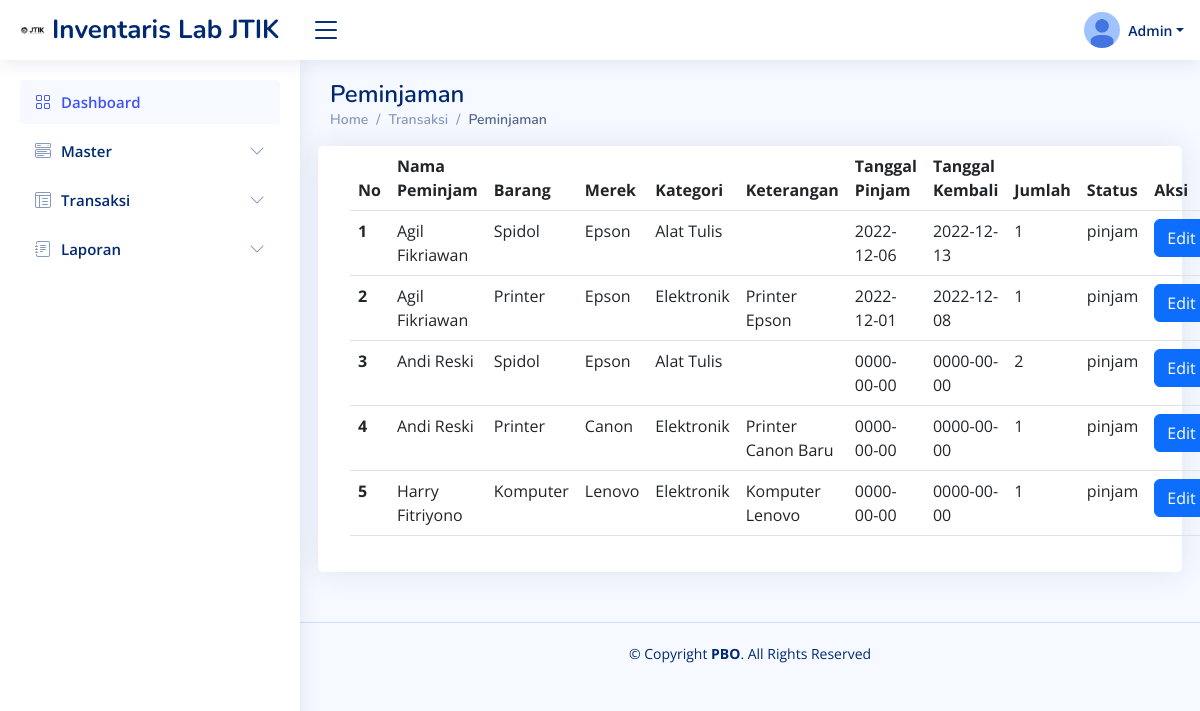
The app's page /pinjam.php (signed in) with its own data.
### tables this page shows
CREATE TABLE `peminjaman` (
  `id_pinjam` int(11) NOT NULL,
  `id_barang` int(11) NOT NULL,
  `id_user` int(11) NOT NULL,
  `tglpinjam` date NOT NULL,
  `tglkembali` date NOT NULL,
  `jumlah` int(11) NOT NULL,
  `status` enum('pinjam','approve','kembali') NOT NULL
);

CREATE TABLE `users` (
  `id_user` int(11) NOT NULL,
  `nama` varchar(128) NOT NULL,
  `hp` varchar(15) NOT NULL,
  `username` varchar(100) NOT NULL,
  `password` varchar(100) NOT NULL,
  `role` enum('admin','user') NOT NULL
);

CREATE TABLE `barang` (
  `id_barang` int(11) NOT NULL,
  `id_merek` int(11) NOT NULL,
  `id_kategori` int(11) NOT NULL,
  `nama_barang` varchar(128) NOT NULL,
  `keterangan` varchar(255) NOT NULL,
  `stok` int(11) NOT NULL
);

CREATE TABLE `merek` (
  `id_merek` int(11) NOT NULL,
  `nama_merek` varchar(128) NOT NULL,
  `keterangan` varchar(255) NOT NULL
);

CREATE TABLE `kategori` (
  `id_kategori` int(11) NOT NULL,
  `nama_kategori` varchar(128) NOT NULL,
  `keterangan` varchar(255) NOT NULL
);

### function.php (called while the page is built, shortened)
<?php
$conn = mysqli_connect('localhost', 'root', '', 'inventarislab');
function select($query) {
    global $conn;
    $result = mysqli_query($conn, $query);
    $rows = [];
    while($row = mysqli_fetch_assoc($result)) {
        $rows[] = $row;
    }
    return $rows;
}
?>

### pinjam.php (the view, shortened to what this page needs)
<?php
  require 'function.php';
  if($_SESSION['role'] == 'admin'){
    $pinjam = select("SELECT a.id_pinjam, a.id_barang, a.id_user, e.nama, b.nama_barang, c.nama_merek,
                    d.nama_kategori, a.tglpinjam, a.tglkembali, a.jumlah, a.status, b.keterangan
                    FROM peminjaman a JOIN barang b ON a.id_barang = b.id_barang
                    JOIN merek c ON b.id_merek = c.id_merek
                    JOIN kategori d ON b.id_kategori = d.id_kategori
                    JOIN users e ON a.id_user = e.id_user");
  }
?>
<!DOCTYPE html>
<html lang="en">
<head>
  <link href="assets/vendor/bootstrap/css/bootstrap.min.css" rel="stylesheet">
  <link href="assets/vendor/bootstrap-icons/bootstrap-icons.css" rel="stylesheet">
  <link href="assets/vendor/boxicons/css/boxicons.min.css" rel="stylesheet">
  <link href="assets/vendor/quill/quill.snow.css" rel="stylesheet">
  <link href="assets/vendor/quill/quill.bubble.css" rel="stylesheet">
  <link href="assets/vendor/remixicon/remixicon.css" rel="stylesheet">
  <link href="assets/vendor/simple-datatables/style.css" rel="stylesheet">
  <link href="assets/css/style.css" rel="stylesheet">
</head>
<body>
<header id="header" class="header fixed-top d-flex align-items-center">
<div class="d-flex align-items-center justify-content-between">
  <a href="index.php" class="logo d-flex align-items-center">
    <img src="assets/img/logoJTIK.png" alt="">
    <span class="d-none d-lg-block">Inventaris Lab JTIK</span>
  </a>
  <i class="bi bi-list toggle-sidebar-btn"></i>
</div>
<nav class="header-nav ms-auto">
  <ul class="d-flex align-items-center">
    <li class="nav-item dropdown pe-3">
      <a class="nav-link nav-profile d-flex align-items-center pe-0" href="#" data-bs-toggle="dropdown">
        <img src="assets/img/photo.png" alt="Profile" class="rounded-circle">
        <span class="d-none d-md-block dropdown-toggle ps-2"><?= $_SESSION['nama'];?></span>
      </a>
    </li>
  </ul>
</nav>
</header>
<aside id="sidebar" class="sidebar">
<ul class="sidebar-nav" id="sidebar-nav">
  <li class="nav-item">
    <a class="nav-link " href="index.php">
      <i class="bi bi-grid"></i>
      <span>Dashboard</span>
    </a>
  </li>
  <?php
    if($_SESSION['role'] == 'admin'){
  ?>
  <li class="nav-item">
    <a class="nav-link collapsed" data-bs-target="#tables-nav" data-bs-toggle="collapse" href="#">
      <i class="bi bi-menu-button-wide"></i><span>Master</span><i class="bi bi-chevron-down ms-auto"></i>
    </a>
  </li>
  <li class="nav-item">
    <a class="nav-link collapsed" data-bs-target="#tabless-nav" data-bs-toggle="collapse" href="#">
      <i class="bi bi-layout-text-window-reverse"></i><span>Transaksi</span><i class="bi bi-chevron-down ms-auto"></i>
    </a>
  </li>
  <li class="nav-item">
    <a class="nav-link collapsed" data-bs-target="#forms-nav" data-bs-toggle="collapse" href="#">
      <i class="bi bi-journal-text"></i><span>Laporan</span><i class="bi bi-chevron-down ms-auto"></i>
    </a>
  </li>
  <?php } ?>
</ul>
</aside>
<main id="main" class="main">
<div class="pagetitle">
  <h1>Peminjaman</h1>
  <nav>
    <ol class="breadcrumb">
      <li class="breadcrumb-item"><a href="index.php">Home</a></li>
          <li class="breadcrumb-item">Transaksi</li>
          <li class="breadcrumb-item active">Peminjaman</li>
        </ol>
      </nav>
    </div>
    <section class="section">
      <div class="row">
        <div class="card">
          <div class="card-body">
            <table class="table">
              <thead>
                <tr>
                  <th scope="col">No</th>
                  <th scope="col">Nama Peminjam</th>
                  <th scope="col">Barang</th>
                  <th scope="col">Merek</th>
                  <th scope="col">Kategori</th>
                  <th scope="col">Keterangan</th>
                  <th scope="col">Tanggal Pinjam</th>
                  <th scope="col">Tanggal Kembali</th>
                  <th scope="col">Jumlah</th>
                  <th scope="col">Status</th>
                    <?php
                        if($_SESSION['role'] == 'admin'){
                    ?>
                  <th scope="col">Aksi</th>
                  <?php } ?>
                </tr>
              </thead>
              <?php
                $i = 1;
                foreach($pinjam as $row){
              ?>
              <tbody>
                <tr>
                  <th scope="row"><?= $i; ?></th>
                  <td><?= $row['nama'];?></td>
                  <td><?= $row['nama_barang'];?></td>
                  <td><?= $row['nama_merek'];?></td>
                  <td><?= $row['nama_kategori'];?></td>
                  <td><?= $row['keterangan'];?></td>
                  <td><?= $row['tglpinjam'];?></td>
                  <td><?= $row['tglkembali'];?></td>
                  <td><?= $row['jumlah'];?></td>
                  <td><?= $row['status'];?></td>
                    <?php
                        if($_SESSION['role'] == 'admin'){
                    ?>
                  <td>
                    <button type="button" class="btn btn-primary" data-bs-toggle="modal" data-bs-target="#edit<?= $i; ?>">Edit</button>
                  </td>
                  <?php } ?>
                </tr>
              </tbody>
              <?php
                  $i++;
                }
              ?>
            </table>
          </div>
        </div>
      </div>
    </section>
  </main>
  <footer id="footer" class="footer">
    <div class="copyright">
      &copy; Copyright <strong><span>PBO</span></strong>. All Rights Reserved
    </div>
  </footer>
</body>
</html>

### assets/css/style.css (style rules this page uses)
:root { scroll-behavior: smooth; }
body { font-family: "Open Sans", sans-serif; background: #f6f9ff; color: #444444; }
a { color: #4154f1; text-decoration: none; }
h1, h2, h3, h4, h5, h6 { font-family: "Nunito", sans-serif; }
#main { margin-top: 60px; padding: 20px 30px; transition: all 0.3s; }
.pagetitle { margin-bottom: 10px; }
.pagetitle h1 { font-size: 24px; margin-bottom: 0; font-weight: 600; color: #012970; }
.card { margin-bottom: 30px; border: none; border-radius: 5px; box-shadow: 0px 0 30px rgba(1, 41, 112, 0.1); }
.card-body { padding: 0 20px 20px 20px; }
.breadcrumb { font-size: 14px; font-family: "Nunito", sans-serif; color: #899bbd; font-weight: 600; }
.breadcrumb a { color: #899bbd; transition: 0.3s; }
.breadcrumb .breadcrumb-item::before { color: #899bbd; }
.breadcrumb .active { color: #51678f; font-weight: 600; }
.logo { line-height: 1; }
@media (min-width: 1200px) { .logo { width: 280px; } }
.logo img { max-height: 26px; margin-right: 6px; }
.logo span { font-size: 26px; font-weight: 700; color: #012970; font-family: "Nunito", sans-serif; }
.header { transition: all 0.5s; z-index: 997; height: 60px; box-shadow: 0px 2px 20px rgba(1, 41, 112, 0.1); background-color: #fff; padding-left: 20px; }
.header .toggle-sidebar-btn { font-size: 32px; padding-left: 10px; cursor: pointer; color: #012970; }
.header-nav ul { list-style: none; }
.header-nav>ul { margin: 0; padding: 0; }
.header-nav .nav-profile { color: #012970; }
.header-nav .nav-profile img { max-height: 36px; }
.header-nav .nav-profile span { font-size: 14px; font-weight: 600; }
.sidebar { position: fixed; top: 60px; left: 0; bottom: 0; width: 300px; z-index: 996; transition: all 0.3s; padding: 20px; overflow-y: auto; scrollbar-width: thin; scrollbar-color: #aab7cf transparent; box-shadow: 0px 0px 20px rgba(1, 41, 112, 0.1); background-color: #fff; }
@media (min-width: 1200px) { #main, #footer { margin-left: 300px; } }
.sidebar-nav { padding: 0; margin: 0; list-style: none; }
.sidebar-nav li { padding: 0; margin: 0; list-style: none; }
.sidebar-nav .nav-item { margin-bottom: 5px; }
.sidebar-nav .nav-link { display: flex; align-items: center; font-size: 15px; font-weight: 600; color: #4154f1; transition: 0.3; background: #f6f9ff; padding: 10px 15px; border-radius: 4px; }
.sidebar-nav .nav-link i { font-size: 16px; margin-right: 10px; color: #4154f1; }
.sidebar-nav .nav-link.collapsed { color: #012970; background: #fff; }
.sidebar-nav .nav-link.collapsed i { color: #899bbd; }
.sidebar-nav .nav-link .bi-chevron-down { margin-right: 0; transition: transform 0.2s ease-in-out; }
.footer { padding: 20px 0; font-size: 14px; transition: all 0.3s; border-top: 1px solid #cddfff; }
.footer .copyright { text-align: center; color: #012970; }

### records on screen
peminjaman: id_user.nama "Agil Fikriawan", id_barang.nama_barang "Spidol", merek.nama_merek "Epson", kategori.nama_kategori "Alat Tulis", tglpinjam "2022-12-06", tglkembali "2022-12-13", jumlah "1", status "pinjam"
peminjaman: id_user.nama "Agil Fikriawan", id_barang.nama_barang "Printer", merek.nama_merek "Epson", kategori.nama_kategori "Elektronik", id_barang.keterangan "Printer Epson", tglpinjam "2022-12-01", tglkembali "2022-12-08", jumlah "1", status "pinjam"
peminjaman: id_user.nama "Andi Reski", id_barang.nama_barang "Spidol", merek.nama_merek "Epson", kategori.nama_kategori "Alat Tulis", tglpinjam "0000-00-00", tglkembali "0000-00-00", jumlah "2", status "pinjam"
peminjaman: id_user.nama "Andi Reski", id_barang.nama_barang "Printer", merek.nama_merek "Canon", kategori.nama_kategori "Elektronik", id_barang.keterangan "Printer Canon Baru", tglpinjam "0000-00-00", tglkembali "0000-00-00", jumlah "1", status "pinjam"
peminjaman: id_user.nama "Harry Fitriyono", id_barang.nama_barang "Komputer", merek.nama_merek "Lenovo", kategori.nama_kategori "Elektronik", id_barang.keterangan "Komputer Lenovo", tglpinjam "0000-00-00", tglkembali "0000-00-00", jumlah "1", status "pinjam"

### other values on screen
$_SESSION['nama'] "Admin"
